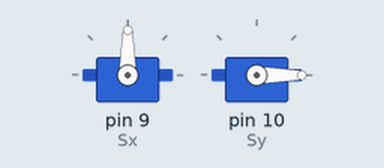
A sketch run on a simulated Arduino Uno, built with avr-gcc and run on an emulated ATmega328P. On the bench: 2 × servo.

Above: at 0.05 s.
At 14.0 s:
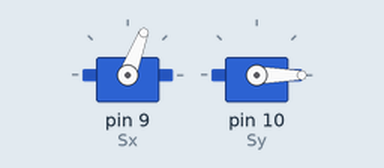
At 20.5 s:
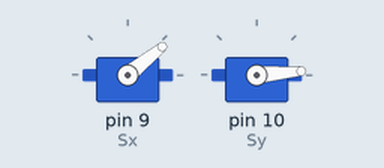
At 39.81 s:
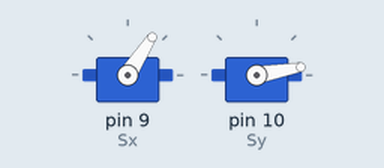
Timing chart, 0 to 40.0 s (numbered marks = the images above):
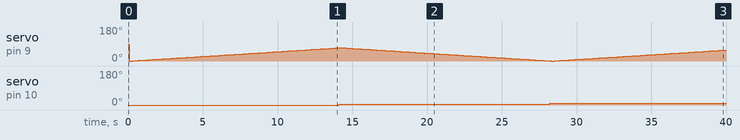

Measured:
- by itself, servo on pin 9 (Sx): 90° → 0° at 0.10 s, → 1° 0.20 s later, → 2° 0.20 s later, → 3° 0.20 s later, … (199 changes in this stretch)
- by itself, servo on pin 10 (Sy): 0° → 5° at 14.1 s, → 10° 14.1 s later

The sketch:

servo.ino
```cpp
#include <Servo.h>
Servo Sx;
Servo Sy;
int i = 0, j = 5;

void setup() {
  Sx.attach(9); //Attaching servo into PWN pin
  Sy.attach(10);
}

void loop() {
  Sy.write(0); //Setting Servo-Y to 0 degree
  delay(100);
  while(j <= 60) {                //Starting one-loop system (capture)
    for(i = 0; i <= 70; i += 1) {   //Servo-X start to move clockwise
      if(i == 70) {               //If Servo-X have reached 70 degree,
        Sy.write(j);              //Servo-Y will write the increase
        delay(100);               //degree.
      }
      else {
        Sx.write(i);
        delay(200);
      }
    }
    j += 5;
    for(i = 70; i >= 0; i -= 1) {   //Servo-X start to move back counterclockwise
      if(i == 0) {                //If Servo-X have reached 0 degree,
        Sy.write(j);              //Servo-Y will write the increase
        delay(100);               //degree.
      }
      else {
        Sx.write(i);
        delay(200);
      }
    }
    j += 5;
  }
}
```
